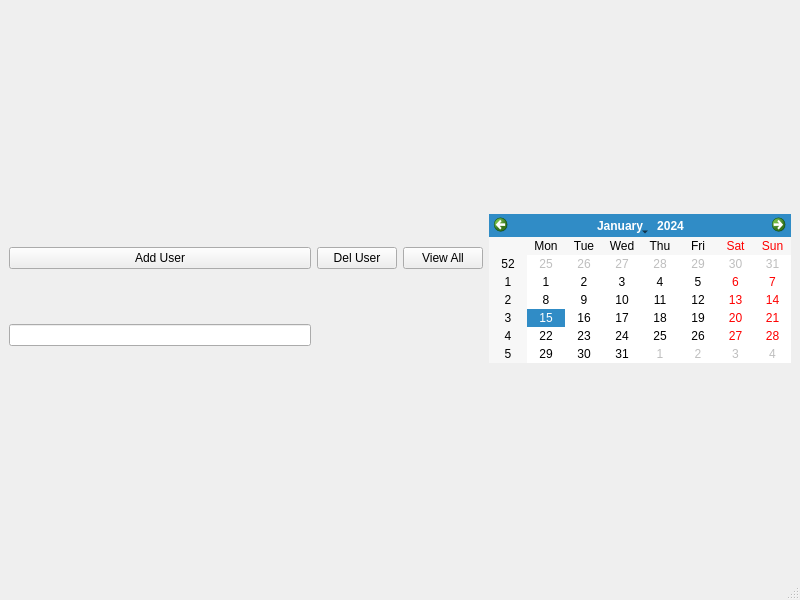
<?xml version="1.0" encoding="UTF-8"?>
<ui version="4.0">
 <class>MainWindow</class>
 <widget class="QMainWindow" name="MainWindow">
  <property name="geometry">
   <rect>
    <x>0</x>
    <y>0</y>
    <width>800</width>
    <height>600</height>
   </rect>
  </property>
  <property name="windowTitle">
   <string>MainWindow</string>
  </property>
  <widget class="QWidget" name="centralwidget">
   <layout class="QGridLayout" name="gridLayout_2">
    <item row="0" column="0">
     <layout class="QGridLayout" name="gridLayout">
      <item row="0" column="0">
       <widget class="QPushButton" name="btnAdd">
        <property name="text">
         <string>Add User</string>
        </property>
       </widget>
      </item>
      <item row="0" column="1">
       <widget class="QPushButton" name="btnDel">
        <property name="text">
         <string>Del User</string>
        </property>
       </widget>
      </item>
      <item row="0" column="2">
       <widget class="QPushButton" name="btnViewAll">
        <property name="text">
         <string>View All</string>
        </property>
       </widget>
      </item>
      <item row="0" column="3" rowspan="2">
       <widget class="QCalendarWidget" name="calendarWidget"/>
      </item>
      <item row="1" column="0">
       <widget class="QLineEdit" name="lineEdit"/>
      </item>
     </layout>
    </item>
   </layout>
  </widget>
  <widget class="QMenuBar" name="menubar">
   <property name="geometry">
    <rect>
     <x>0</x>
     <y>0</y>
     <width>800</width>
     <height>33</height>
    </rect>
   </property>
  </widget>
  <widget class="QStatusBar" name="statusbar"/>
 </widget>
 <resources/>
 <connections/>
</ui>
